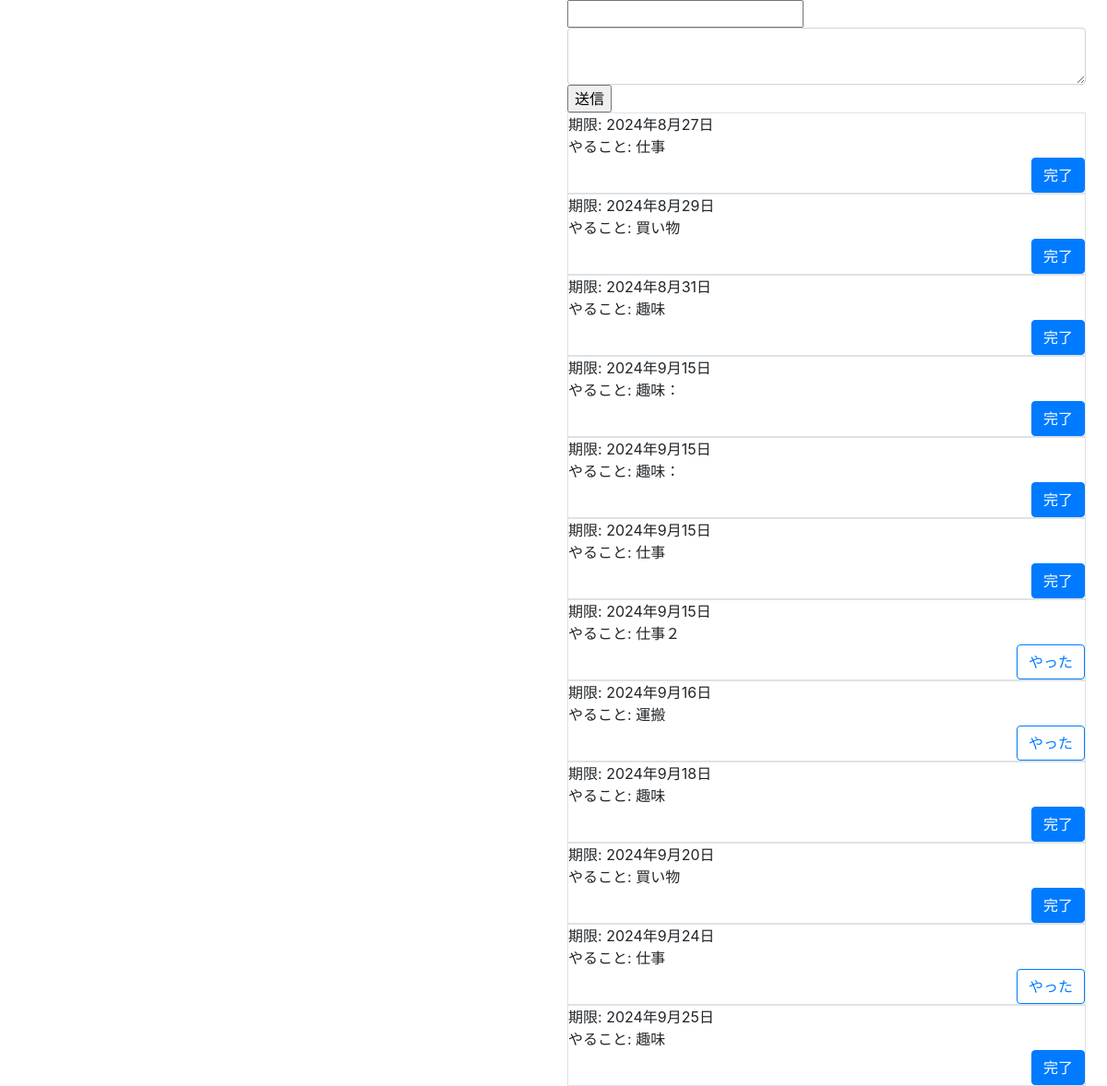
Before: / with the older database file.
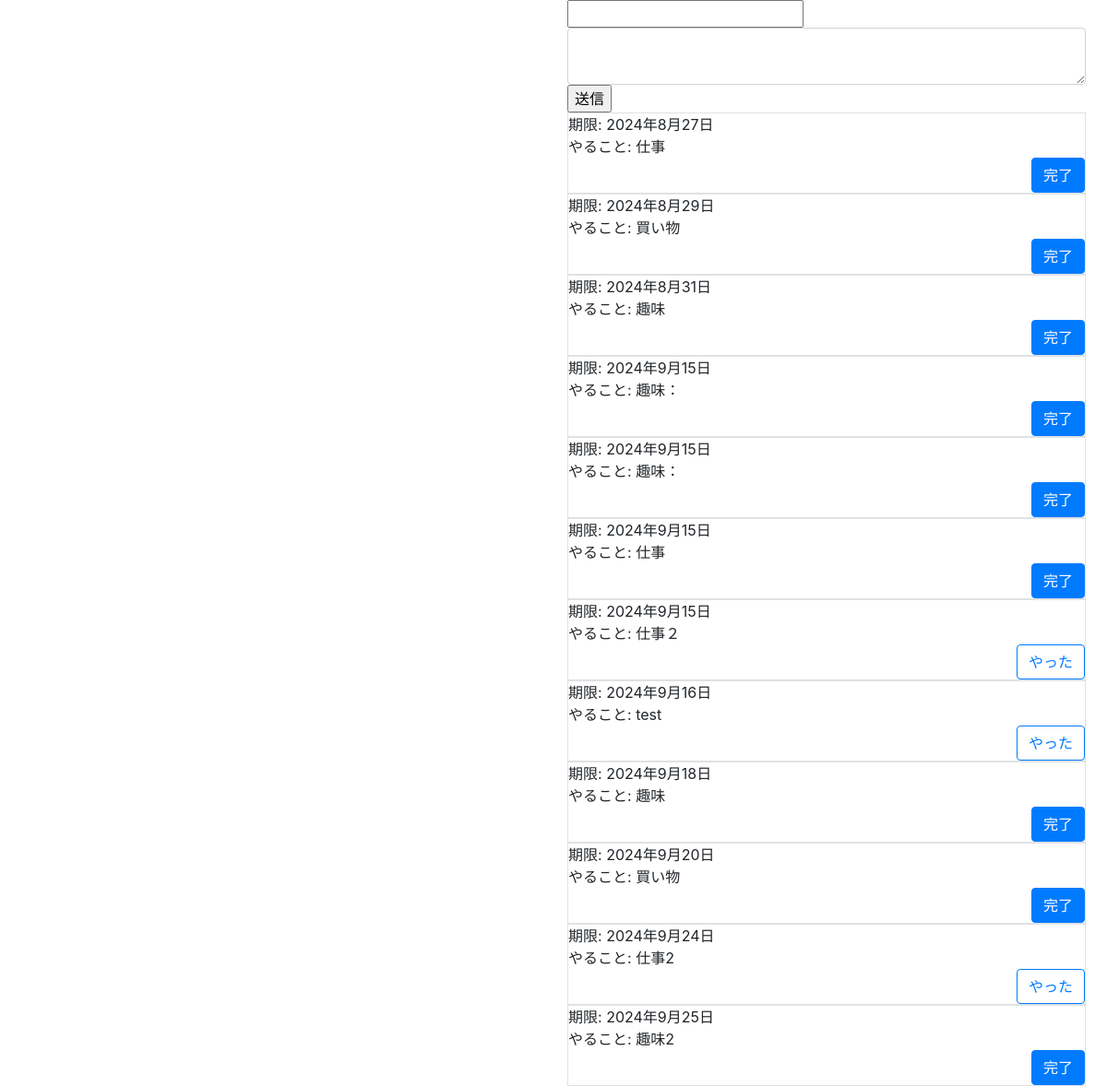
After: the same page with the newer database file.
### fullcalendarapp/models.py (models this page shows, shortened)
class Todo(models.Model):
    dt          = models.DateTimeField(verbose_name="投稿日時",default=timezone.now)
    category    = models.ForeignKey(Category, verbose_name="カテゴリ", on_delete=models.SET_NULL, null=True, blank=True)
    deadline    = models.DateField(verbose_name="期日")
    content     = models.CharField(verbose_name="やること", max_length=300)
    done        = models.BooleanField(verbose_name="やった", default=False)

### fullcalendarapp/views.py (the view, shortened to what this page needs)
class IndexView(View):
    def get(self, request, *args, **kwargs):
        context             = {}
        context["todos"]    = Todo.objects.order_by("deadline", "dt")
        context["categories"] = Category.objects.all()
        return render(request, "fullcalendarapp/index.html", context)

### templates/fullcalendarapp/index.html (shortened to what this page needs)
{% load static %}
<!DOCTYPE html>
<html lang="ja">
<head>
    <link rel="stylesheet" href="https://stackpath.bootstrapcdn.com/bootstrap/4.4.1/css/bootstrap.min.css">
    <link rel="stylesheet" href="https://cdn.jsdelivr.net/npm/flatpickr/dist/flatpickr.min.css">
    <link rel="stylesheet" href="{% static 'fullcalendarapp/css/style.css' %}">
</head>
<body>
    <main class="mx-2">
        <div class="row mx-0">
            <div class="col-md-6">
            </div>
            <div class="col-md-6">
                <form method="POST">
                    <input name="deadline" type="text" readonly>
                    <textarea class="form-control" name="content"></textarea>
                    <input type="submit" value="送信">
                </form>
                {% for todo in todos %}
                <div id="todo_{{ todo.id }}" class="border">
                    <div>期限: {{ todo.deadline }}</div>
                    <div>やること: {{ todo.content }}</div>
                    <form class="text-right" action="{% url 'fullcalendarapp:done' todo.id %}" method="post">
                        {% if todo.done %}
                        <input class="btn btn-primary " type="submit" value="完了">
                        {% else %}
                        <input class="btn btn-outline-primary " type="submit" value="やった">
                        {% endif %}
                    </form>
                </div>
                {% endfor %}
            </div>
        </div>
    </main>
</body>
</html>

Changed rows visible on the page:
changed Todo: content "運搬" → "test"
changed Todo (number 11 of 12 on the later page): content "仕事" → "仕事2"
changed Todo (number 12 of 12 on the later page): content "趣味" → "趣味2"
